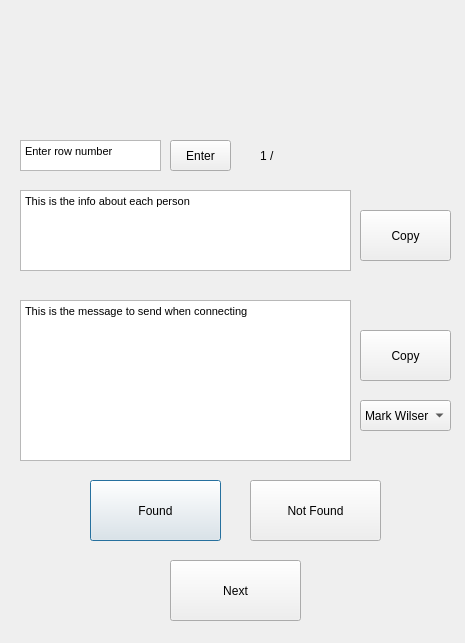
<?xml version="1.0" encoding="UTF-8"?>
<ui version="4.0">
 <class>Dialog</class>
 <widget class="QDialog" name="Dialog">
  <property name="geometry">
   <rect>
    <x>0</x>
    <y>0</y>
    <width>465</width>
    <height>643</height>
   </rect>
  </property>
  <property name="windowTitle">
   <string>Dialog</string>
  </property>
  <widget class="QTextEdit" name="person_info">
   <property name="geometry">
    <rect>
     <x>20</x>
     <y>190</y>
     <width>331</width>
     <height>81</height>
    </rect>
   </property>
   <property name="html">
    <string>&lt;!DOCTYPE HTML PUBLIC &quot;-//W3C//DTD HTML 4.0//EN&quot; &quot;http://www.w3.org/TR/REC-html40/strict.dtd&quot;&gt;
&lt;html&gt;&lt;head&gt;&lt;meta name=&quot;qrichtext&quot; content=&quot;1&quot; /&gt;&lt;style type=&quot;text/css&quot;&gt;
p, li { white-space: pre-wrap; }
&lt;/style&gt;&lt;/head&gt;&lt;body style=&quot; font-family:'MS Shell Dlg 2'; font-size:8.25pt; font-weight:400; font-style:normal;&quot;&gt;
&lt;p style=&quot; margin-top:0px; margin-bottom:0px; margin-left:0px; margin-right:0px; -qt-block-indent:0; text-indent:0px;&quot;&gt;This is the info about each person&lt;/p&gt;&lt;/body&gt;&lt;/html&gt;</string>
   </property>
  </widget>
  <widget class="QPushButton" name="found">
   <property name="geometry">
    <rect>
     <x>90</x>
     <y>480</y>
     <width>131</width>
     <height>61</height>
    </rect>
   </property>
   <property name="text">
    <string>Found</string>
   </property>
  </widget>
  <widget class="QPushButton" name="notfound">
   <property name="geometry">
    <rect>
     <x>250</x>
     <y>480</y>
     <width>131</width>
     <height>61</height>
    </rect>
   </property>
   <property name="text">
    <string>Not Found</string>
   </property>
  </widget>
  <widget class="QPushButton" name="next_person">
   <property name="geometry">
    <rect>
     <x>170</x>
     <y>560</y>
     <width>131</width>
     <height>61</height>
    </rect>
   </property>
   <property name="text">
    <string>Next</string>
   </property>
  </widget>
  <widget class="QTextEdit" name="person_msg">
   <property name="geometry">
    <rect>
     <x>20</x>
     <y>300</y>
     <width>331</width>
     <height>161</height>
    </rect>
   </property>
   <property name="html">
    <string>&lt;!DOCTYPE HTML PUBLIC &quot;-//W3C//DTD HTML 4.0//EN&quot; &quot;http://www.w3.org/TR/REC-html40/strict.dtd&quot;&gt;
&lt;html&gt;&lt;head&gt;&lt;meta name=&quot;qrichtext&quot; content=&quot;1&quot; /&gt;&lt;style type=&quot;text/css&quot;&gt;
p, li { white-space: pre-wrap; }
&lt;/style&gt;&lt;/head&gt;&lt;body style=&quot; font-family:'MS Shell Dlg 2'; font-size:8.25pt; font-weight:400; font-style:normal;&quot;&gt;
&lt;p style=&quot; margin-top:0px; margin-bottom:0px; margin-left:0px; margin-right:0px; -qt-block-indent:0; text-indent:0px;&quot;&gt;This is the message to send when connecting&lt;/p&gt;&lt;/body&gt;&lt;/html&gt;</string>
   </property>
  </widget>
  <widget class="QToolButton" name="copy_info">
   <property name="geometry">
    <rect>
     <x>360</x>
     <y>210</y>
     <width>91</width>
     <height>51</height>
    </rect>
   </property>
   <property name="text">
    <string>Copy</string>
   </property>
  </widget>
  <widget class="QToolButton" name="copy_msg">
   <property name="geometry">
    <rect>
     <x>360</x>
     <y>330</y>
     <width>91</width>
     <height>51</height>
    </rect>
   </property>
   <property name="text">
    <string>Copy</string>
   </property>
  </widget>
  <widget class="QTextEdit" name="row_box">
   <property name="geometry">
    <rect>
     <x>20</x>
     <y>140</y>
     <width>141</width>
     <height>31</height>
    </rect>
   </property>
   <property name="html">
    <string>&lt;!DOCTYPE HTML PUBLIC &quot;-//W3C//DTD HTML 4.0//EN&quot; &quot;http://www.w3.org/TR/REC-html40/strict.dtd&quot;&gt;
&lt;html&gt;&lt;head&gt;&lt;meta name=&quot;qrichtext&quot; content=&quot;1&quot; /&gt;&lt;style type=&quot;text/css&quot;&gt;
p, li { white-space: pre-wrap; }
&lt;/style&gt;&lt;/head&gt;&lt;body style=&quot; font-family:'MS Shell Dlg 2'; font-size:8.25pt; font-weight:400; font-style:normal;&quot;&gt;
&lt;p style=&quot; margin-top:0px; margin-bottom:0px; margin-left:0px; margin-right:0px; -qt-block-indent:0; text-indent:0px;&quot;&gt;Enter row number&lt;/p&gt;&lt;/body&gt;&lt;/html&gt;</string>
   </property>
  </widget>
  <widget class="QToolButton" name="row_enter">
   <property name="geometry">
    <rect>
     <x>170</x>
     <y>140</y>
     <width>61</width>
     <height>31</height>
    </rect>
   </property>
   <property name="text">
    <string>Enter</string>
   </property>
  </widget>
  <widget class="QLabel" name="person_counter">
   <property name="geometry">
    <rect>
     <x>260</x>
     <y>140</y>
     <width>131</width>
     <height>31</height>
    </rect>
   </property>
   <property name="styleSheet">
    <string notr="true">font: 12pt &quot;MS Shell Dlg 2&quot;;</string>
   </property>
   <property name="text">
    <string>1 / </string>
   </property>
  </widget>
  <widget class="QComboBox" name="person_combo">
   <property name="geometry">
    <rect>
     <x>360</x>
     <y>400</y>
     <width>91</width>
     <height>31</height>
    </rect>
   </property>
   <item>
    <property name="text">
     <string>Mark Wilser</string>
    </property>
   </item>
   <item>
    <property name="text">
     <string>Hector Sainz</string>
    </property>
   </item>
   <item>
    <property name="text">
     <string>Steve Holmes</string>
    </property>
   </item>
   <item>
    <property name="text">
     <string>George Logan</string>
    </property>
   </item>
   <item>
    <property name="text">
     <string>Chris Collins</string>
    </property>
   </item>
   <item>
    <property name="text">
     <string>Kimberly Valentine-Poska</string>
    </property>
   </item>
   <item>
    <property name="text">
     <string>Gunnar Logan</string>
    </property>
   </item>
   <item>
    <property name="text">
     <string>Jarrett Logan</string>
    </property>
   </item>
  </widget>
  <widget class="QLabel" name="GCMLogo">
   <property name="geometry">
    <rect>
     <x>10</x>
     <y>20</y>
     <width>341</width>
     <height>101</height>
    </rect>
   </property>
   <property name="minimumSize">
    <size>
     <width>0</width>
     <height>0</height>
    </size>
   </property>
   <property name="text">
    <string>&lt;html&gt;&lt;head/&gt;&lt;body&gt;&lt;p&gt;&lt;img src=&quot;:/LOGO/logo_trans_resized.png&quot;/&gt;&lt;/p&gt;&lt;/body&gt;&lt;/html&gt;</string>
   </property>
  </widget>
  <widget class="QLabel" name="linkedinLogo">
   <property name="geometry">
    <rect>
     <x>360</x>
     <y>30</y>
     <width>91</width>
     <height>101</height>
    </rect>
   </property>
   <property name="text">
    <string>&lt;html&gt;&lt;head/&gt;&lt;body&gt;&lt;p&gt;&lt;img src=&quot;:/LOGO/linkedinlogo.png&quot;/&gt;&lt;/p&gt;&lt;/body&gt;&lt;/html&gt;</string>
   </property>
  </widget>
 </widget>
 <resources>
  <include location="src.qrc"/>
 </resources>
 <connections/>
</ui>
